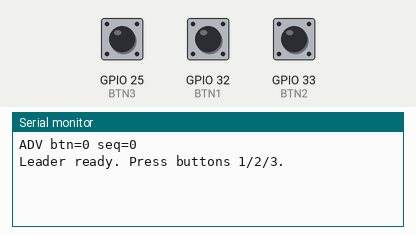
This program was run on a simulated ESP32. Shown: the last lines printed to the serial monitor. Inputs (shaded band) come from the test bench; at power-on: GPIO 25 (BTN3) HIGH, GPIO 32 (BTN1) HIGH, GPIO 33 (BTN2) HIGH. Nothing arrives over Bluetooth unless stated.

Above: at 1.4 s.
1.5 s: GPIO 25 (BTN3) pulled LOW for 0.15 s
At 2.1 s:
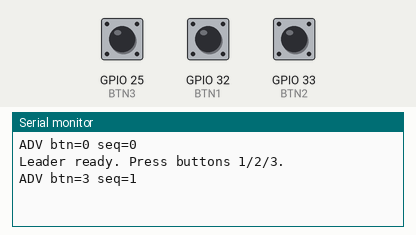
3.1 s: GPIO 32 (BTN1) pulled LOW for 0.15 s
At 4.3 s:
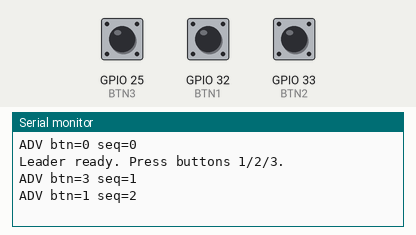
4.7 s: GPIO 33 (BTN2) pulled LOW for 0.15 s
At 5.7 s:
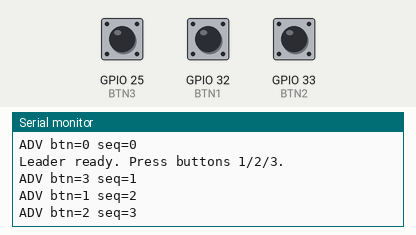
6.3 s: GPIO 25 (BTN3) pulled LOW for 1 s
At 7.0 s:
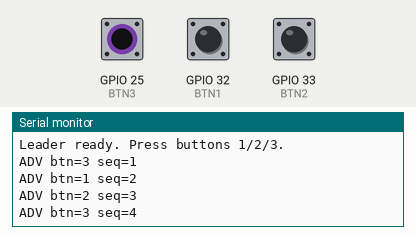
8.8 s: GPIO 32 (BTN1) pulled LOW for 1 s
At 10.1 s:
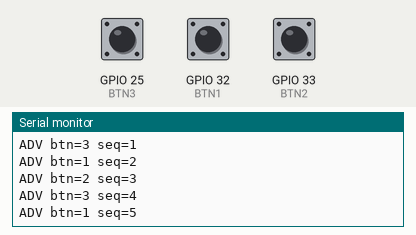
11.3 s: GPIO 33 (BTN2) pulled LOW for 1 s
At 12.0 s:
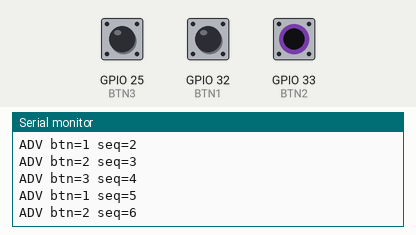
Timing chart, 0 to 14.3 s (numbered marks = the images above; inputs shaded):
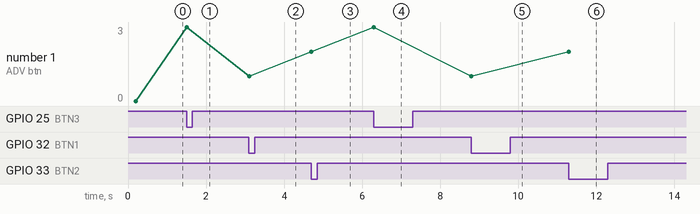

The program:

main.cpp
```cpp
#include <Arduino.h>
#include <NimBLEDevice.h>
#include <string>

static const char* kName = "LEADER_CMD";

static const int BTN1 = 32;
static const int BTN2 = 33;
static const int BTN3 = 25;

static const uint32_t DEBOUNCE_MS = 35;

NimBLEAdvertising* adv = nullptr;

static bool last1 = true, last2 = true, last3 = true;
static uint32_t lastEdge1 = 0, lastEdge2 = 0, lastEdge3 = 0;

static uint8_t seq = 0;

static void applyAdvPayload(uint8_t btn) {
  uint8_t mfg[3] = {0xAA, seq, btn};

  NimBLEAdvertisementData ad;
  ad.setManufacturerData(std::string((char*)mfg, sizeof(mfg)));

  NimBLEAdvertisementData sr;
  sr.setName(kName);

  adv->stop();
  adv->clearData();
  adv->setAdvertisementData(ad);
  adv->setScanResponseData(sr);
  adv->start();

  Serial.print("ADV btn=");
  Serial.print((int)btn);
  Serial.print(" seq=");
  Serial.println((int)seq);
}

static void sendBtn(uint8_t btn) {
  seq++;
  applyAdvPayload(btn);
}

static void pollBtn(int pin, bool& lastState, uint32_t& lastEdgeMs, uint8_t btnNum) {
  bool nowState = digitalRead(pin);
  if (nowState != lastState) {
    uint32_t now = millis();
    if (now - lastEdgeMs > DEBOUNCE_MS) {
      lastEdgeMs = now;
      lastState = nowState;
      if (nowState == LOW) sendBtn(btnNum);
    }
  }
}

void setup() {
  Serial.begin(115200);
  delay(200);

  pinMode(BTN1, INPUT_PULLUP);
  pinMode(BTN2, INPUT_PULLUP);
  pinMode(BTN3, INPUT_PULLUP);

  NimBLEDevice::init(kName);
  NimBLEDevice::setPower(ESP_PWR_LVL_P9);

  adv = NimBLEDevice::getAdvertising();
  adv->setMinInterval(80);
  adv->setMaxInterval(120);

  applyAdvPayload(0);

  Serial.println("Leader ready. Press buttons 1/2/3.");
}

void loop() {
  pollBtn(BTN1, last1, lastEdge1, 1);
  pollBtn(BTN2, last2, lastEdge2, 2);
  pollBtn(BTN3, last3, lastEdge3, 3);
  delay(5);
}
```

Measured:
- after the input at 1.5 s, the serial monitor: prints a new line at once (image 1)
- after the input at 3.1 s, the serial monitor: prints a new line at once (image 2)
- after the input at 4.7 s, the serial monitor: prints a new line at once (image 3)
- after the input at 6.3 s, the serial monitor: prints a new line at once (image 4)
- after the input at 8.8 s, the serial monitor: prints a new line at once (image 5)
- after the input at 11.3 s, the serial monitor: prints a new line at once (image 6)
- plotted number 1: 3 → 1 after the input at 8.8 s, 1 → 2 after the input at 11.3 s
